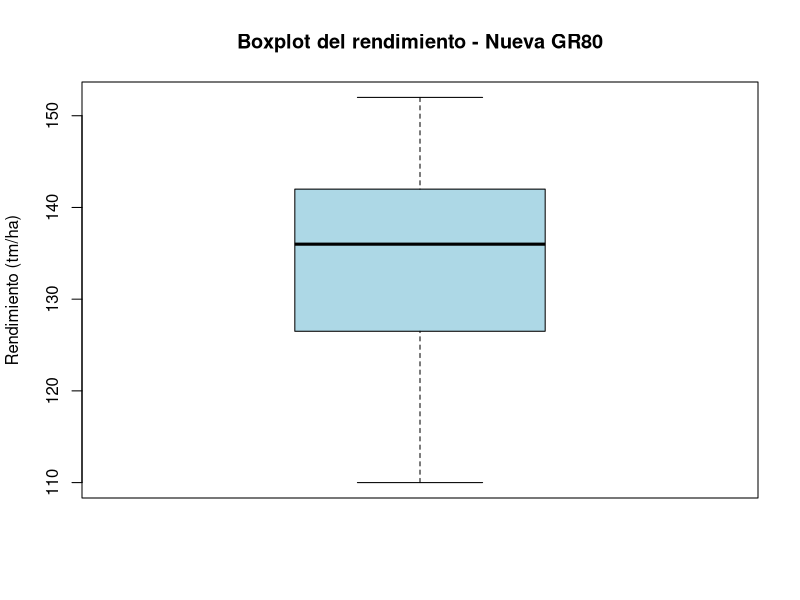

Write the R code that produced this figure.
## ---- chunk 1
nueva_gr80 <- c(
  110, 112, 135, 140, 128, 132, 123, 125, 140, 142,
  151, 113, 142, 123, 118, 143, 138, 135, 140, 135,
  112, 128, 152, 136, 152, 139, 142, 129, 150, 135,
  119, 128, 123, 142, 138, 145, 136, 147, 141, 137
)
## ---- chunk 2
mean(nueva_gr80)
var(nueva_gr80)
## ---- chunk 3
boxplot(
  nueva_gr80,
  main = "Boxplot del rendimiento - Nueva GR80",
  ylab = "Rendimiento (tm/ha)",
  col = "lightblue"
)
## ---- chunk 4
overa <- c(
  115, 158, 139, 143, 151, 152, 148, 139, 153, 125, 136,
  129, 146, 136, 140, 150, 140, 139, 128, 129, 125, 130,
  140, 149, 150, 139, 142, 138, 129, 126, 137, 148, 146,
  150, 158, 153, 119, 139, 154, 139, 151, 154, 139, 132
)
